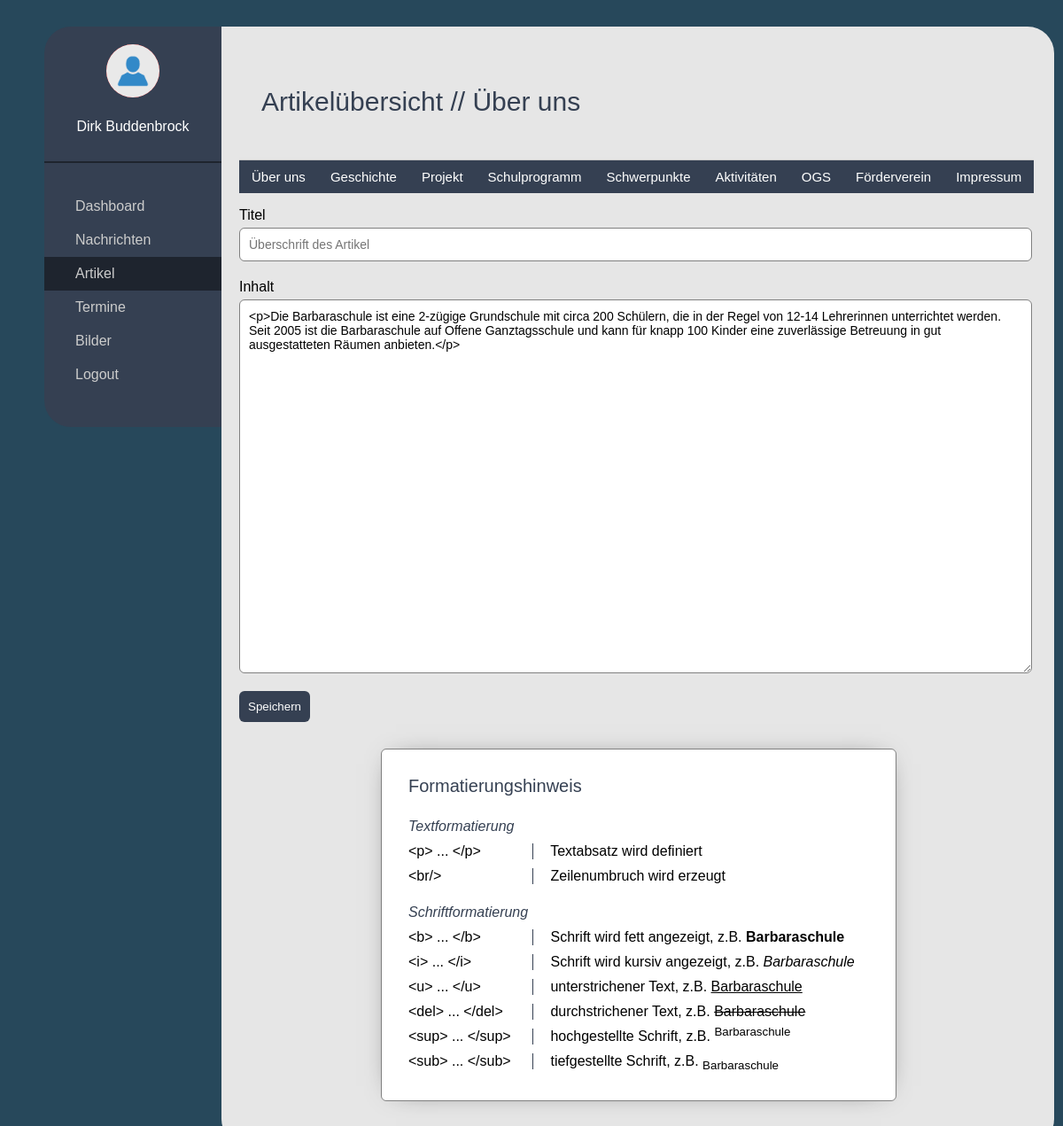
Screenshot of /cms/article_edit.php?id=1 (signed in) with the database file from the repository.
### tables this page shows
CREATE TABLE IF NOT EXISTS `content` (
`id` int(11) NOT NULL,
  `title` text NOT NULL,
  `content` text NOT NULL,
  `page` text NOT NULL,
  `show_article` int(1) NOT NULL,
  `created` timestamp NOT NULL DEFAULT CURRENT_TIMESTAMP
);

### cms/article_edit.php (the view, shortened to what this page needs)
<?php
	if(isset($_REQUEST['id'])){
		$id = mysql_real_escape_string($_REQUEST['id']);
		$sql = "SELECT * FROM content WHERE id = '".$id."'";
		$res = mysql_query($sql) or error_log(mysql_error());
		$dsatz = mysql_fetch_assoc($res);
		$title = $dsatz['title'];
		$content = $dsatz['content'];
		$page = $dsatz['page'];
	}else if(isset($_REQUEST['page'])){
		$page = mysql_real_escape_string($_REQUEST['page']);
		$input_hidden = "name='save_type' value='new'";
		$title = "";
		$content = "";
	}else{
		header("Location: article.php");
	}
	if($page == "aboutus"){			$pagetitle = "Über uns";}
?>
<!DOCTYPE html>
<html>
	<head>
		<link rel="stylesheet" href="css/style.css" />
	</head>
	<body>
		<section id="body">
			<aside>
				<img src="img/avatar.png" title="Dirk Buddenbrock"/>
				<p>Dirk Buddenbrock</p>
				<hr />
				<nav>
					<ul>
						<li><a href="index.php" title="Dashboard">Dashboard</a></li>
						<li><a href="message.php" title="Nachrichten">Nachrichten</a></li>
						<li><a href="article.php" id="active" title="Artikel">Artikel</a></li>
						<li><a href="date.php" title="Termine">Termine</a></li>
						<li><a href="image.php" title="Bilder">Bilder</a></li>
						<li><a href="login.php" title="Logout">Logout</a></li>
					</ul>
				</nav>
			</aside>
			<section id="content">
				<h1>Artikel&uuml;bersicht // <?=($pagetitle)?></h1>
				<nav>
					<ul>
						<li><a title="&Uuml;beruns" href="article.php?page=aboutus">&Uuml;ber uns</a></li>
						<li><a title="Geschichte" href="article.php?page=history">Geschichte</a></li>
						<li><a title="Projekte" href="article.php?page=project">Projekt</a></li>
						<li><a title="Schulprogramm" href="article.php?page=program">Schulprogramm</a></li>
						<li><a title="Schwerpunkte" href="article.php?page=mainfocus">Schwerpunkte</a></li>
						<li><a title="Aktivit&auml;ten" href="article.php?page=activity">Aktivit&auml;ten</a></li>
						<li><a title="OGS" href="article.php?page=ogs">OGS</a></li>
						<li><a title="F&ouml;rderverein" href="article.php?page=foundation">F&ouml;rderverein</a></li>
						<li><a title="Impressum" href="article.php?page=impressum">Impressum</a></li>
					</ul>
				</nav>
				<br/><br/><br/>
				<form method="POST" action="article_save.php">
					<label>Titel</label>
					<input type="text" name="title" placeholder="Überschrift des Artikel" value="<?=($title)?>"/>
					</label>Inhalt</label>
					<textarea name="content" placeholder="Inhalt des Artikels"><?=($content)?></textarea>
					<input type="submit" role="btn" value="Speichern" />
				</form>
			</section>
		</section>
	</body>
</html>

### cms/css/style.css (style rules this page uses)
* { margin: 0px; padding: 0px; font-family: Helvetica; }
body { background-color: #27485B; }
section#body { width: 1100px; height: 90%; margin: 30px auto 0px auto; }
aside { position: fixed; float: left; width: 200px; height: auto; padding-bottom: 40px; background-color: #354052; border-radius: 30px 0px 0px 30px; }
aside img { width: 60px; height: 60px; border-radius: 60px; background-color: red; margin: 20px 70px; }
aside hr { width: 100%; height: 2px; background-color: #1E242E; margin: 30px 0px; border: none; }
aside p { color: #FFF; text-align: center; }
aside ul { list-style: none; }
aside a { display: block; text-decoration: none; color: #CCC; padding: 10px 0px 10px 35px; -webkit-transition: background 0.3s ease-out 0s; -moz-transition: background 0.3s ease-out 0s; -o-transition: background 0.3s ease-out 0s; transition: background 0.3s ease-out 0s; }
aside a:hover, #active { background-color: #1E242E; }
section#content { width: 900px; height: auto; min-height: 800px; margin-left: 200px; background-color: #E6E6E6; padding: 20px; margin-bottom: 30px; border-radius: 0px 30px 30px 30px; }
h1 { padding: 48px 25px; font-size: 30px; color: #354052; font-weight: normal; }
a[role="btn"], input[role="btn"] { background-color: #354052; color: #FFF; text-decoration: none; padding: 10px; border-radius: 6px; }
div#format_tip { margin: 30px 160px; font-size: 16px; background-color: #FFF; border-radius: 6px; padding: 30px; width: 520px; border: 1px solid gray; -webkit-box-shadow: 0px 0px 30px -17px rgba(0,0,0,0.75); -moz-box-shadow: 0px 0px 30px -17px rgba(0,0,0,0.75); box-shadow: 0px 0px 30px -17px rgba(0,0,0,0.75); }
#format_tip h2, #format_tip h3 { color: #354052; font-weight: normal; }
#format_tip h2 { padding-bottom: 25px; font-size: 20px; }
#format_tip h3 { padding-bottom: 5px; font-size: 16px; font-style: italic; }
#format_tip input { border: none; color: #000; width: 140px; display: inline; background-color: #FFF; border-right: 1px solid #354052; font-size: 16px; margin: 5px 15px 5px 0px; border-radius: 0px }

### cms/css/dashboard.css (style rules this page uses)
a { text-decoration: none; }

### cms/css/article.css (style rules this page uses)
section#content nav { width: 900px; height: auto; }
section#content nav ul { list-style: none; clear: both; }
section#content nav li { float: left; }
section#content nav a { text-decoration: none; display: block; padding: 10px 14px 10px 14px; border-top: 1px solid #CCC; background-color: #354052; font-size: 15px; color: #FFF; border-radius: 0px; }
form { width: 900px; }
label, input, textarea { display: block; border-radius: 6px; }
input[type="text"], input[type="date"], input[type="file"], input[type="password"], input[type="email"], textarea { width: 97%; padding: 10px; border: 1px solid gray; background-color: #FFF; font-size: 14px; margin: 5px 0px 20px 0px }
textarea { height: 400px; }
input[type="submit"] { border: none; }

### rows the page displays
content: page "Über uns", content "<p>Die Barbaraschule ist eine 2-zügige Grundschule mit circa 200 Schülern, die in der Regel von 12-14 Lehrerinnen unterrichtet werden. Seit 2005 ist die Barbaraschule auf Offene Ganztagsschule und kann für knapp 100 Kinder eine zuverlässige Betreuung in gut ausgestatteten Räumen anbieten.</p>"
